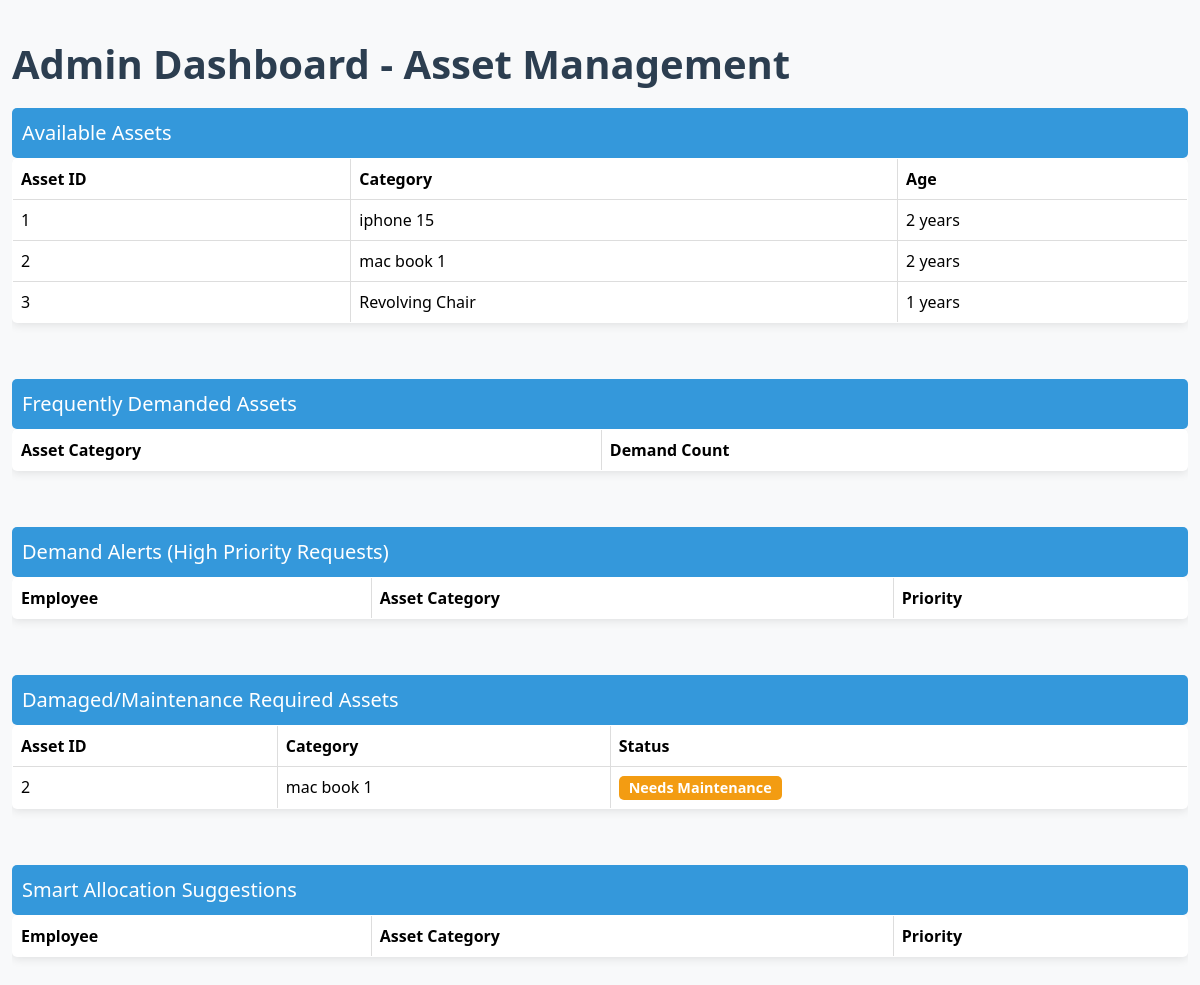
/dashboard/, run on the app's committed database.
### app1/models.py (models this page shows, shortened)
class Asset(models.Model):
    asst_id = models.AutoField(primary_key=True)
    category = models.ForeignKey(AssetCategory, on_delete=models.CASCADE)
    age = models.IntegerField()
    damaged = models.BooleanField(default=False)
    maintenance_required = models.BooleanField(default=False)

class AssetCategory(models.Model):
    category_id = models.AutoField(primary_key=True)
    name = models.CharField(max_length=255)
    specs = models.TextField(blank=True, null=True)

### app1/views.py (the view)
# urls.py: path('dashboard/', admin_dashboard, name='admin_dashboard'),
def admin_dashboard(request):
    allocated_assets = Allocated.objects.values_list('asst_id', flat=True)
    available_assets = Asset.objects.exclude(asst_id__in=allocated_assets)
    frequently_demanded = WaitingList.objects.values('category_id__name').annotate(demand_count=Count('category_id')).order_by('-demand_count')[:5]
    demand_alerts = WaitingList.objects.filter(priority__gte=8).order_by('-priority')
    bad_assets = Asset.objects.filter(damaged=True) | Asset.objects.filter(maintenance_required=True)
    smart_suggestions = WaitingList.objects.order_by('-priority', 'date')[:5]
    context = {
        'available_assets': available_assets,
        'frequently_demanded': frequently_demanded,
        'demand_alerts': demand_alerts,
        'bad_assets': bad_assets,
        'smart_suggestions': smart_suggestions,
    }
    return render(request, 'admin_dashboard.html', context)

### app1/templates/admin_dashboard.html (shortened to what this page needs)
<!DOCTYPE html>
<html lang="en">
<head>
    <link href="https://cdn.jsdelivr.net/npm/bootstrap@5.3.3/dist/css/bootstrap.min.css" rel="stylesheet">
</head>
<body>
    <div class="container">
        <h1>Admin Dashboard - Asset Management</h1>
        <section class="section">
            <div class="section-header">Available Assets</div>
            <div class="table-responsive">
                <table class="table table-bordered">
                    <thead>
                        <tr>
                            <th>Asset ID</th>
                            <th>Category</th>
                            <th>Age</th>
                        </tr>
                    </thead>
                    <tbody>
                        {% for asset in available_assets %}
                        <tr>
                            <td>{{ asset.asst_id }}</td>
                            <td>{{ asset.category.name }}</td>
                            <td>{{ asset.age }} years</td>
                        </tr>
                        {% endfor %}
                    </tbody>
                </table>
            </div>
        </section>
        <section class="section">
            <div class="section-header">Frequently Demanded Assets</div>
            <div class="table-responsive">
                <table class="table table-bordered">
                    <thead>
                        <tr>
                            <th>Asset Category</th>
                            <th>Demand Count</th>
                        </tr>
                    </thead>
                </table>
            </div>
        </section>
        <section class="section">
            <div class="section-header">Demand Alerts (High Priority Requests)</div>
            <div class="table-responsive">
                <table class="table table-bordered">
                    <thead>
                        <tr>
                            <th>Employee</th>
                            <th>Asset Category</th>
                            <th>Priority</th>
                        </tr>
                    </thead>
                </table>
            </div>
        </section>
        <section class="section">
            <div class="section-header">Damaged/Maintenance Required Assets</div>
            <div class="table-responsive">
                <table class="table table-bordered">
                    <thead>
                        <tr>
                            <th>Asset ID</th>
                            <th>Category</th>
                            <th>Status</th>
                        </tr>
                    </thead>
                    <tbody>
                        {% for asset in bad_assets %}
                        <tr>
                            <td>{{ asset.asst_id }}</td>
                            <td>{{ asset.category.name }}</td>
                            <td>
                                {% if asset.maintenance_required %}
                                <span class="badge badge-warning">Needs Maintenance</span>
                                {% endif %}
                            </td>
                        </tr>
                        {% endfor %}
                    </tbody>
                </table>
            </div>
        </section>
        <section class="section">
            <div class="section-header">Smart Allocation Suggestions</div>
            <div class="table-responsive">
                <table class="table table-bordered">
                    <thead>
                        <tr>
                            <th>Employee</th>
                            <th>Asset Category</th>
                            <th>Priority</th>
                        </tr>
                    </thead>
                </table>
            </div>
        </section>
    </div>
</body>
</html>

### app1/templates/admin_dashboard.html (style rules this page uses)
body { font-family: 'Segoe UI', Tahoma, Geneva, Verdana, sans-serif; margin: 0; padding: 0; background-color: #f8f9fa; color: #343a40; }
h1, h2 { font-weight: bold; color: #2c3e50; margin-bottom: 20px; }
.container { max-width: 1200px; margin-top: 40px; }
.section-header { background-color: #3498db; color: white; padding: 10px; border-radius: 5px; font-size: 1.25rem; }
table { margin-bottom: 30px; background-color: white; border-radius: 5px; overflow: hidden; box-shadow: 0 2px 10px rgba(0, 0, 0, 0.1); }
th, td { text-align: left; padding: 12px 15px; }
th { background-color: #ecf0f1; color: #2980b9; font-weight: bold; }
tbody tr:nth-child(even) { background-color: #fafafa; }
.table-responsive { border-radius: 5px; overflow: hidden; }
.table-bordered { border: 1px solid #ddd; }
.table-bordered th, .table-bordered td { border: 1px solid #ddd; }
.badge { padding: 5px 10px; font-size: 0.9rem; border-radius: 5px; }
.badge-warning { background-color: #f39c12; color: white; }
.section { margin-bottom: 40px; }

### data on the page
Asset: asst_id "1", category.name "iphone 15", age "2"
Asset: asst_id "2", category.name "mac book 1", age "2", maintenance_required "Needs Maintenance"
Asset: asst_id "3", category.name "Revolving Chair", age "1"
